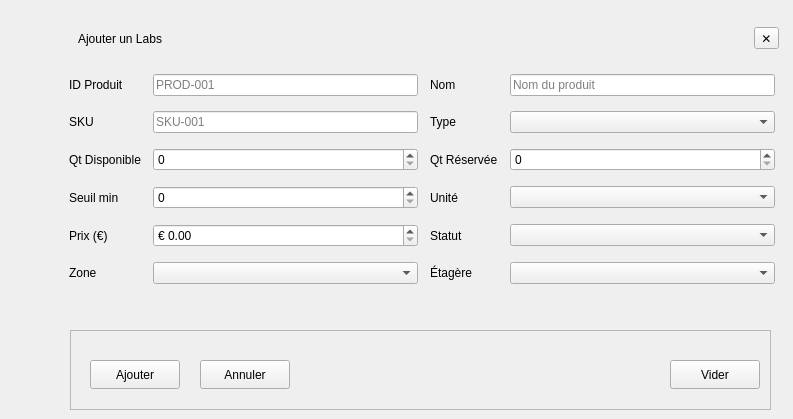
          <widget class="QWidget" name="ajouetL">
           <widget class="QFrame" name="PopupInventoryForm">
            <property name="geometry">
             <rect>
              <x>60</x>
              <y>60</y>
              <width>724</width>
              <height>243</height>
             </rect>
            </property>
            <property name="frameShape">
             <enum>QFrame::Shape::NoFrame</enum>
            </property>
            <layout class="QGridLayout" name="inventoryFormGrid">
             <property name="horizontalSpacing">
              <number>12</number>
             </property>
             <property name="verticalSpacing">
              <number>10</number>
             </property>
             <item row="0" column="0">
              <widget class="QLabel" name="LblIdProduct">
               <property name="text">
                <string>ID Produit</string>
               </property>
              </widget>
             </item>
             <item row="0" column="1">
              <widget class="QLineEdit" name="IdProduct">
               <property name="placeholderText">
                <string>PROD-001</string>
               </property>
              </widget>
             </item>
             <item row="0" column="2">
              <widget class="QLabel" name="LblName">
               <property name="text">
                <string>Nom</string>
               </property>
              </widget>
             </item>
             <item row="0" column="3">
              <widget class="QLineEdit" name="Name">
               <property name="placeholderText">
                <string>Nom du produit</string>
               </property>
              </widget>
             </item>
             <item row="1" column="0">
              <widget class="QLabel" name="LblSku">
               <property name="text">
                <string>SKU</string>
               </property>
              </widget>
             </item>
             <item row="1" column="1">
              <widget class="QLineEdit" name="Sku">
               <property name="placeholderText">
                <string>SKU-001</string>
               </property>
              </widget>
             </item>
             <item row="1" column="2">
              <widget class="QLabel" name="LblType_2">
               <property name="text">
                <string>Type</string>
               </property>
              </widget>
             </item>
             <item row="1" column="3">
              <widget class="QComboBox" name="Type">
               <property name="placeholderText">
                <string>Sélectionner type</string>
               </property>
              </widget>
             </item>
             <item row="2" column="0">
              <widget class="QLabel" name="LblQtAv">
               <property name="text">
                <string>Qt Disponible</string>
               </property>
              </widget>
             </item>
             <item row="2" column="1">
              <widget class="QSpinBox" name="QtAv">
               <property name="minimum">
                <number>0</number>
               </property>
               <property name="maximum">
                <number>10000</number>
               </property>
              </widget>
             </item>
             <item row="2" column="2">
              <widget class="QLabel" name="LblQtRs">
               <property name="text">
                <string>Qt Réservée</string>
               </property>
              </widget>
             </item>
             <item row="2" column="3">
              <widget class="QSpinBox" name="QtRs">
               <property name="minimum">
                <number>0</number>
               </property>
               <property name="maximum">
                <number>10000</number>
               </property>
              </widget>
             </item>
             <item row="3" column="0">
              <widget class="QLabel" name="LblThreshold">
               <property name="text">
                <string>Seuil min</string>
               </property>
              </widget>
             </item>
             <item row="3" column="1">
              <widget class="QSpinBox" name="Threshold">
               <property name="minimum">
                <number>0</number>
               </property>
               <property name="maximum">
                <number>10000</number>
               </property>
              </widget>
             </item>
             <item row="3" column="2">
              <widget class="QLabel" name="LblUnit">
               <property name="text">
                <string>Unité</string>
               </property>
              </widget>
             </item>
             <item row="3" column="3">
              <widget class="QComboBox" name="Unit">
               <property name="placeholderText">
                <string>Sélectionner unité</string>
               </property>
              </widget>
             </item>
             <item row="4" column="0">
              <widget class="QLabel" name="LblPrice">
               <property name="text">
                <string>Prix (€)</string>
               </property>
              </widget>
             </item>
             <item row="4" column="1">
              <widget class="QDoubleSpinBox" name="Price">
               <property name="prefix">
                <string>€ </string>
               </property>
               <property name="decimals">
                <number>2</number>
               </property>
               <property name="minimum">
                <double>0.000000000000000</double>
               </property>
               <property name="maximum">
                <double>100000.000000000000000</double>
               </property>
              </widget>
             </item>
             <item row="4" column="2">
              <widget class="QLabel" name="LblStatus">
               <property name="text">
                <string>Statut</string>
               </property>
              </widget>
             </item>
             <item row="4" column="3">
              <widget class="QComboBox" name="Status">
               <property name="placeholderText">
                <string>Sélectionner statut</string>
               </property>
              </widget>
             </item>
             <item row="5" column="0">
              <widget class="QLabel" name="LblZone">
               <property name="text">
                <string>Zone</string>
               </property>
              </widget>
             </item>
             <item row="5" column="1">
              <widget class="QComboBox" name="Zone">
               <property name="placeholderText">
                <string>Sélectionner zone</string>
               </property>
              </widget>
             </item>
             <item row="5" column="2">
              <widget class="QLabel" name="LblShelf">
               <property name="text">
                <string>Étagère</string>
               </property>
              </widget>
             </item>
             <item row="5" column="3">
              <widget class="QComboBox" name="Shelf">
               <property name="placeholderText">
                <string>Sélectionner étagère</string>
               </property>
              </widget>
             </item>
            </layout>
           </widget>
           <widget class="QFrame" name="frame_2">
            <property name="geometry">
             <rect>
              <x>70</x>
              <y>330</y>
              <width>701</width>
              <height>80</height>
             </rect>
            </property>
            <property name="frameShape">
             <enum>QFrame::Shape::StyledPanel</enum>
            </property>
            <property name="frameShadow">
             <enum>QFrame::Shadow::Raised</enum>
            </property>
            <widget class="QPushButton" name="AjouteL">
             <property name="geometry">
              <rect>
               <x>20</x>
               <y>30</y>
               <width>90</width>
               <height>29</height>
              </rect>
             </property>
             <property name="text">
              <string>Ajouter</string>
             </property>
            </widget>
            <widget class="QPushButton" name="annuleL">
             <property name="geometry">
              <rect>
               <x>130</x>
               <y>30</y>
               <width>90</width>
               <height>29</height>
              </rect>
             </property>
             <property name="text">
              <string>Annuler</string>
             </property>
            </widget>
            <widget class="QPushButton" name="pushButton_3">
             <property name="geometry">
              <rect>
               <x>600</x>
               <y>30</y>
               <width>90</width>
               <height>29</height>
              </rect>
             </property>
             <property name="text">
              <string>Vider</string>
             </property>
            </widget>
           </widget>
           <widget class="QWidget" name="layoutWidget">
            <property name="geometry">
             <rect>
              <x>78</x>
              <y>18</y>
              <width>701</width>
              <height>41</height>
             </rect>
            </property>
            <layout class="QHBoxLayout" name="popupInventoryHeader_4">
             <item>
              <widget class="QLabel" name="PopupTitleInventory_4">
               <property name="text">
                <string>Ajouter un Labs</string>
               </property>
              </widget>
             </item>
             <item>
              <widget class="QToolButton" name="BtnPopupCancelInventory_4">
               <property name="toolTip">
                <string>Fermer</string>
               </property>
               <property name="text">
                <string>✕</string>
               </property>
              </widget>
             </item>
            </layout>
           </widget>
          </widget>
